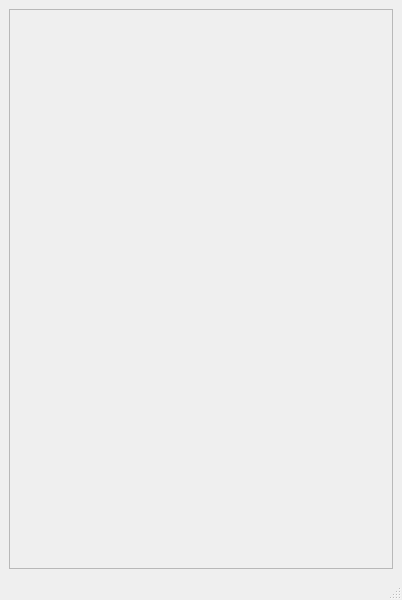
<?xml version="1.0" encoding="UTF-8"?>
<ui version="4.0">
 <class>MainWindow</class>
 <widget class="QMainWindow" name="MainWindow">
  <property name="geometry">
   <rect>
    <x>0</x>
    <y>0</y>
    <width>402</width>
    <height>600</height>
   </rect>
  </property>
  <property name="windowTitle">
   <string>MainWindow</string>
  </property>
  <widget class="QWidget" name="centralwidget">
   <layout class="QVBoxLayout" name="verticalLayout">
    <item>
     <widget class="QScrollArea" name="scrollArea">
      <property name="widgetResizable">
       <bool>true</bool>
      </property>
      <widget class="QWidget" name="scrollAreaWidgetContents">
       <property name="geometry">
        <rect>
         <x>0</x>
         <y>0</y>
         <width>382</width>
         <height>534</height>
        </rect>
       </property>
      </widget>
     </widget>
    </item>
   </layout>
  </widget>
  <widget class="QMenuBar" name="menubar">
   <property name="geometry">
    <rect>
     <x>0</x>
     <y>0</y>
     <width>402</width>
     <height>23</height>
    </rect>
   </property>
  </widget>
  <widget class="QStatusBar" name="statusbar"/>
 </widget>
 <resources/>
 <connections/>
</ui>
